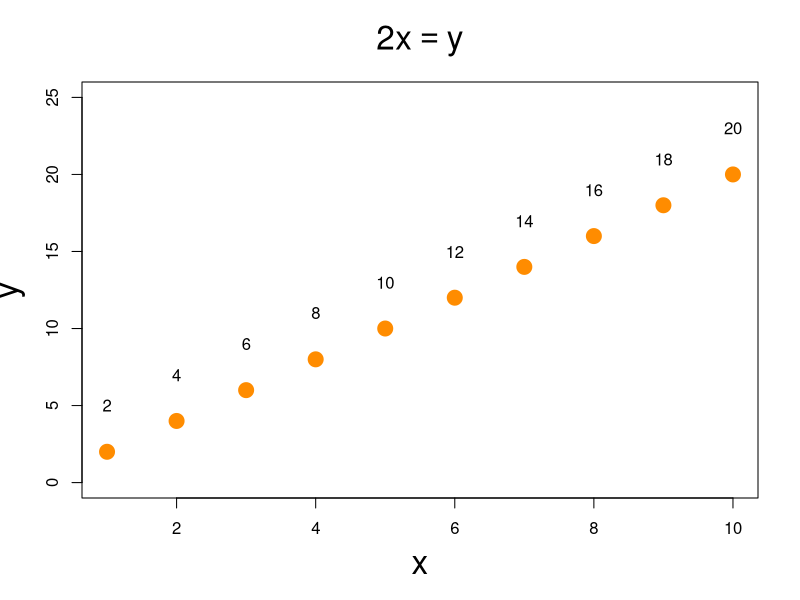
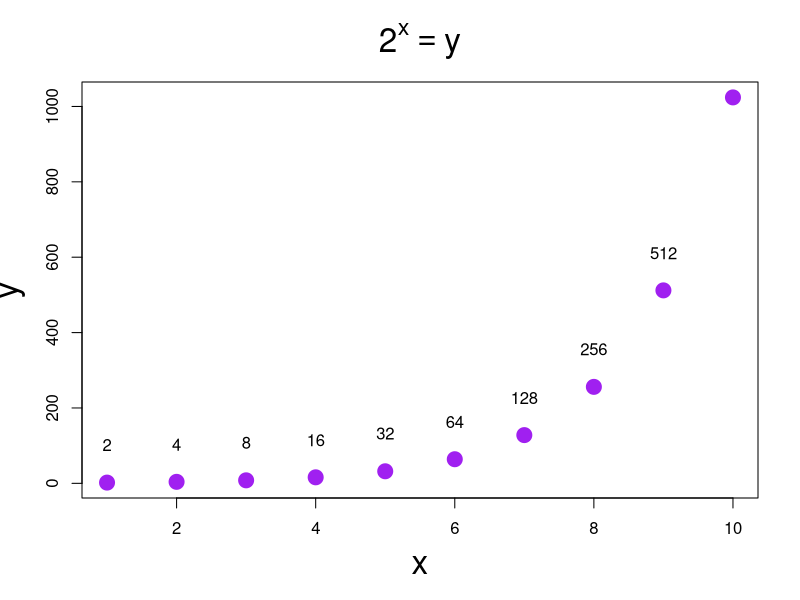
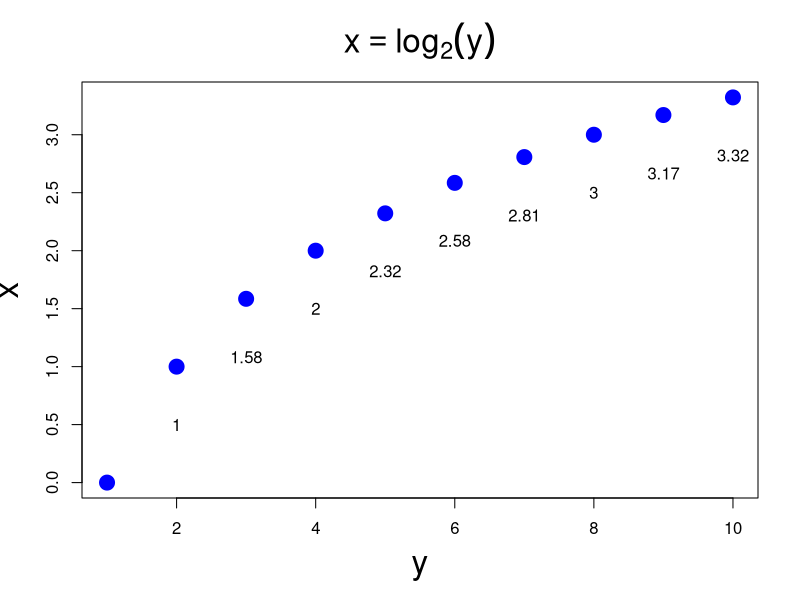
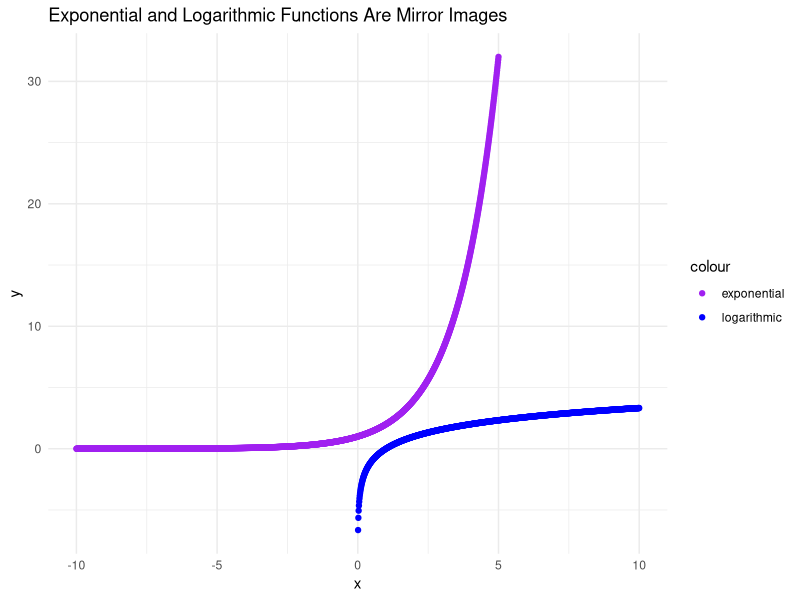
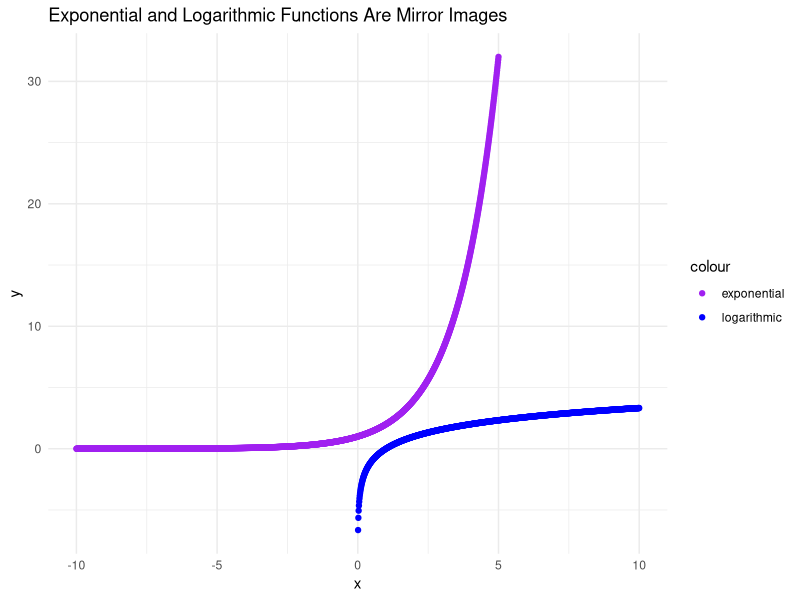

These charts were generated, in order, by the following R code:
## ---- chunk 1

x0 <- seq(1,10)

y0 = 2 * x0

plot(x0, 
     y0,
     xlab = "x", 
     ylab = "y", 
     pch = 19, 
     col = "darkorange", 
     main = expression(2 * x == y),
     cex = 2.0, cex.lab = 2.0, cex.main = 2.0,
     ylim = c(0,25))

text(x0, y0 + 3, labels = y0)

## ---- chunk 2

x1 <- seq(1,10)

y1 = 2^x1

plot(x1, 
     y1,
     xlab = "x", 
     ylab = "y", 
     pch = 19, 
     col = "purple", 
     main = expression(2^x == y),
     cex = 2.0, cex.lab = 2.0, cex.main = 2.0)

text(x1, y1 + 100, labels = y1)

## ---- chunk 3

x2 <- seq(1,10)

y2 = log2(x2)

plot(x2, 
     y2,
     xlab = "y", 
     ylab = "x", 
     pch = 19, 
     col = "blue", 
     main = expression(x == log[2](y)),
     cex = 2.0, cex.lab = 2.0, cex.main = 2.0)

text(x2, y2 - .5, labels = round(y2, 2))

## ---- chunk 4

library(ggplot2)

x3 <- seq(-10,5, by = .01)

x4 <- seq(.01, 10, by = .01)

y3exp <- 2^x3

y4log <- log2(x4)

ggplot(data=NULL) + 
geom_point(aes(x = x3, y = y3exp, color = "exponential")) + 
geom_point(aes(x = x4, y = y4log, color = "logarithmic")) +
labs(title = "Exponential and Logarithmic Functions Are Mirror Images",
x = "x", y = "y") +
scale_color_manual(values = c("purple", "blue")) +
theme_minimal()

ggsave("exponential-logarithmic.png")
